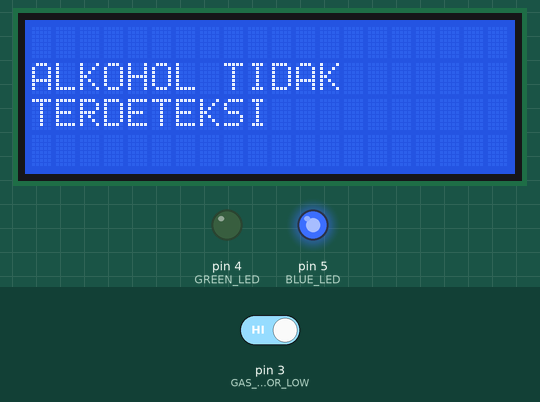
A sketch run on a simulated Arduino Uno, built with avr-gcc and run on an emulated ATmega328P. On the bench: 20×4 character LCD, output pins drawn as LEDs (lit = HIGH). The inputs (shaded band) are chosen by the test bench; at power-on: pin 3 (GAS_SENSOR_LOW) HIGH.

Above: at 2.2 s.
2.3 s: pin 3 (GAS_SENSOR_LOW) driven LOW
At 3.3 s:
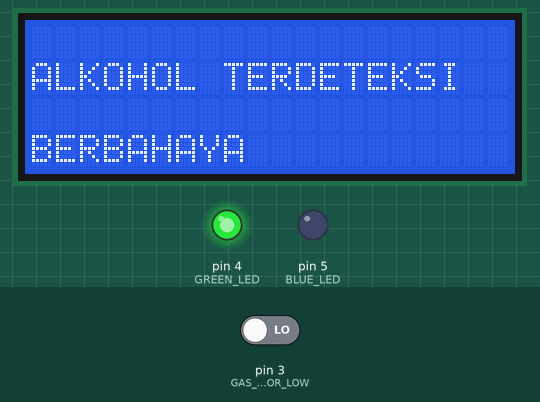
3.8 s: pin 3 (GAS_SENSOR_LOW) driven HIGH
At 4.8 s:
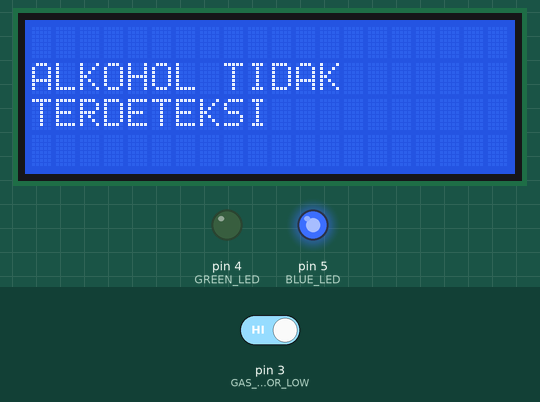
Timing chart, 0 to 6.8 s (numbered marks = the images above; inputs shaded):
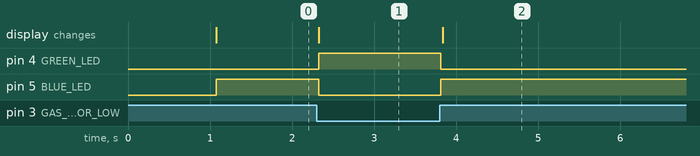

Measured:
- after the input at 2.3 s, pin 4 (GREEN_LED): LOW → HIGH at once; pin 5 (BLUE_LED): HIGH → LOW at once; the display: changes at once (image 1)
- after the input at 3.8 s, pin 4 (GREEN_LED): HIGH → LOW at once; pin 5 (BLUE_LED): LOW → HIGH at once; the display: changes at once (image 2)

The sketch:

sketch_oct14a.ino
```cpp
#include <LiquidCrystal.h>
LiquidCrystal lcd(13 ,12 ,11 ,10 ,9, 8);

int GAS_SENSOR_LOW= 3;
int GREEN_LED = 4;
int BLUE_LED = 5;

void setup () {
    pinMode(GAS_SENSOR_LOW, INPUT);
    pinMode(GREEN_LED,OUTPUT);
    pinMode(BLUE_LED,OUTPUT);

    lcd.begin (20,4);
    lcd.setCursor (0,0);
    lcd.print("SISTEM PENDETEKSI");
    lcd.setCursor(0,1);
    lcd.print("SENSOR ALKOHOL");
    lcd.setCursor (0,2);
    lcd.print ("TELEKOMUNIASI PNJ");

    delay (1000);
}
void loop() {

  int GAS_SENSOR_LOW_READ = digitalRead(GAS_SENSOR_LOW);
  if (GAS_SENSOR_LOW_READ == LOW)
{
    lcd.clear();
    lcd.setCursor(0,1);
    lcd.print("ALKOHOL TERDETEKSI");
    lcd.setCursor(0,3);
    lcd.print("BERBAHAYA");
    digitalWrite(GREEN_LED, HIGH);
    digitalWrite(BLUE_LED, LOW);
    delay (20);
}
  else
{
   lcd.clear();
    lcd.setCursor(0,1);
    lcd.print("ALKOHOL TIDAK");
    lcd.setCursor(0,2);
    lcd.print("TERDETEKSI");
    digitalWrite(BLUE_LED, HIGH);
    digitalWrite(GREEN_LED, LOW);
    delay (20);
  }
}
```
